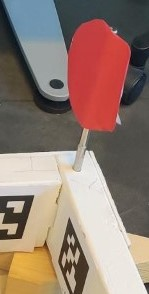
#> input picture thymio/Captivated/Color_segmentation/red.jpg, 149 x 294 px
$ python camera_test.py red.jpg
#> lines starting #> are read from the running program, lines starting #| are printed output that depends on the picture; after the words box and inside, x2 and y2 are one past the last pixel; in counts of white or black regions, pixels touching at a corner belong together
# this imports the camera

#from picamera import PiCamera
import cv2
import numpy as np
import sys
#initialize

#camera = PiCamera()

'''def testCamera():
    print("Camera test")
    camera.start_preview()
    sleep(5)
    #we capture to openCV compatible format
    #you might want to increase resolution
    camera.resolution = (240, 240)
    camera.framerate = 24
    sleep(2)
    image = np.empty((240, 240, 3), dtype=np.uint8)
    camera.capture(image, 'bgr')
    cv2.imwrite('out.png', image)
    camera.stop_preview()
    print("saved image to out.png")
'''

#boundaries defined in HSV format.
boundaries = [
    ([340, 70, 50], [359, 100, 100]), # red
    ([90, 70, 40], [130, 100, 100]), # green
    ([220, 50, 50], [250, 100, 100]), # blue
    ([290, 50, 50], [310, 100, 100]), # purple
    ([45, 50, 40], [60, 100, 100]) # yellow/orange
]

readings = []

def detect_color(image):
    '''camera.resolution(240,240)
    camera.framerare = 24
    camera.start_preview()
    sleep(2)
    image = np.empty((240, 240, 3), dtype=np.uint8)
    camera.capture(image, 'bgr')'''
#> called with image = 'red.jpg'
    image = cv2.imread(image)
#> image is the input picture: shape (294, 149, 3); mean B, G, R 113.2, 124, 145.7

    count = 0
    # Apply blurs to remove unnecessary details from image.
    blur = cv2.blur(image, (5,5))
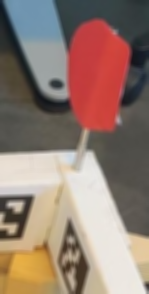
#> blur: shape (294, 149, 3); mean B, G, R 113.2, 124, 145.7
    cv2.imwrite('out_blur.png', blur)
    #blur0 = cv2.medianBlur(blur, 5)

    #We prefer hsv color space, gives more accurate reading of each pixel - easier to define thresholds.
    hsv_image = cv2.cvtColor(blur, cv2.COLOR_BGR2HSV)
#> hsv_image: shape (294, 149, 3); mean H, S, V 38.6, 65.6, 150.1

    for (lower, upper) in boundaries:
        lower = np.array(lower, dtype=np.uint8)
        upper = np.array(upper, dtype=np.uint8)
        count += 1
        mask = None
        mask = cv2.inRange(hsv_image, lower, upper)
        res = cv2.bitwise_and(hsv_image,hsv_image, mask= mask)

        #takes the average color of the image - if it is greater than 0.0 it will have detected some color in the image.
        avg_color_per_row = np.average(res, axis=0)
        avg_color = np.average(avg_color_per_row, axis=0)
        readings.append(avg_color)
        cv2.imwrite('out'+str(count)+'.png', res)
#> this loop made 5 passes
#> avg_color on passes 1 to 5: [0.51, 0.399, 0.385], [1.14, 0.901, 0.703], [0, 0, 0], [0, 0, 0], [0, 0, 0]
#> pass 1, in detect_color, `mask = cv2.inRange(hsv_image, lower, upper)`:
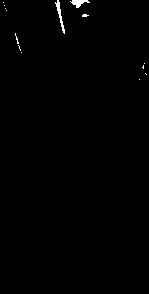
#> mask: shape (294, 149); 0.52% white; 14 white regions (12 under 20 px), largest, box (x1, y1, x2, y2) and area: (55, 0, 65, 34) 95, (70, 0, 90, 8) 81
#> pass 2, in detect_color, `mask = cv2.inRange(hsv_image, lower, upper)`:
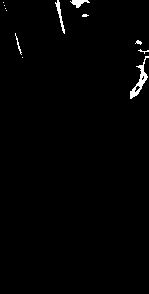
#> mask: shape (294, 149); 1.1% white; 12 white regions (7 under 20 px), largest, box (x1, y1, x2, y2) and area: (130, 56, 149, 99) 221, (55, 0, 65, 34) 95, (70, 0, 90, 8) 81, (15, 33, 22, 55) 33, (135, 40, 142, 45) 20
#> after the loop: res: shape (294, 149, 3); every value is 0
#> after the loop, count = 5; readings = [[0.51, 0.399, 0.385], [1.14, 0.901, 0.703], [0, 0, 0], [0, 0, 0], [0, 0, 0]]

    averages = []
    #simplistic approach: the category for which the average of the rgb value is greatest is the one we have detected.
    for i in readings:
        sum = 0
        for q in i:
            sum += q
        avg = sum / 3
        averages.append(avg)
#> this loop made 5 passes
#> (i, avg) on passes 1 to 5: ([0.51, 0.399, 0.385], 0.431), ([1.14, 0.901, 0.703], 0.915), ([0, 0, 0], 0), ([0, 0, 0], 0), ([0, 0, 0], 0)
#> after the loop, averages = [0.431, 0.915, 0, 0, 0]

    i = averages.index(max(averages))
#> i = 1
    if i == 0:
        print("red")
    if i == 1:
        print("green")
    if i == 2:
        print("blue")
    if i == 3:
        print("yellow")

a = sys.argv[1]
print(a)
detect_color(str(a))
